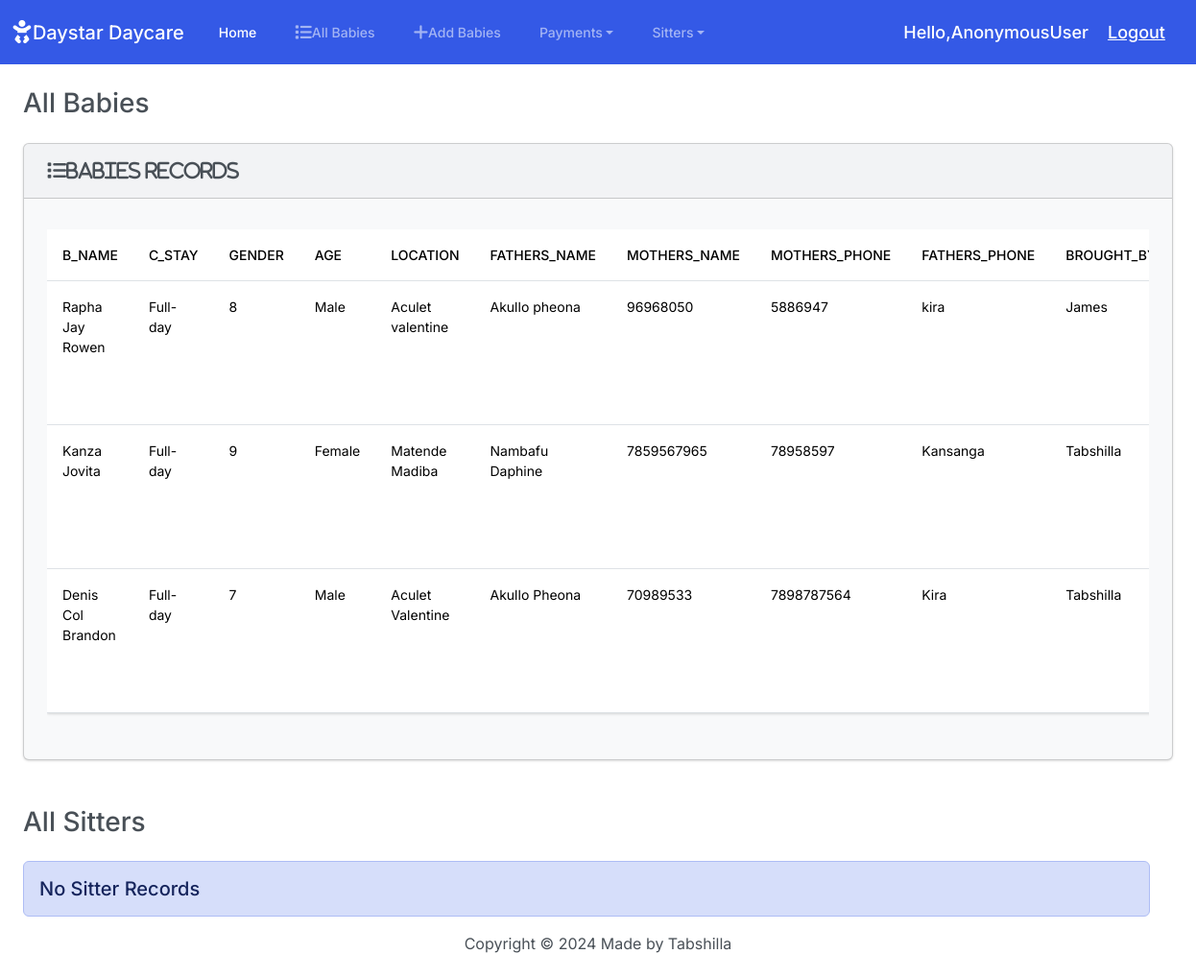
The page / on the database its author committed.
### DaystarApp/models.py (models this page shows, shortened)
class Baby(models.Model):
    GENDER_CHOICES = (
        ('Male', 'Male'),
        ('Female', 'Female'),
    )
    B_name = models.CharField(max_length=200,null=True,blank=True)
    c_stay = models.ForeignKey(Categorystay,on_delete = models.CASCADE,null=True,blank = True)
    Gender = models.CharField(max_length=10, choices=GENDER_CHOICES)
    age = models.IntegerField(null=True,blank=True,default=0)
    fathers_name = models.CharField(max_length= 255, null=True,blank=True)
    mothers_name = models.CharField(max_length= 255,null=True,blank=True)
    location = models.CharField(max_length= 255)
    mothers_phone = models.IntegerField(null= True)
    fathers_phone = models.IntegerField(null= True)
    brought_by = models.CharField(max_length=200, null=True, blank=True)
    timeIn = models.DateTimeField(null=True,blank=True)
    timeOut = models.DateTimeField(null=True,blank=True)
    baby_number = models.PositiveIntegerField()
    assign = models.ForeignKey(Sitter,on_delete=models.CASCADE, null= True, blank=True)

class Categorystay(models.Model):
    name = models.CharField(max_length=100,null=True, blank=True)
    def __str__(self):
        return self.name

### DaystarApp/views.py (the view)
# urls.py: path('', views.index, name='index'),
def index(request):
    babies = Baby.objects.all()
    return render(request, 'DaystarApp/index.html', {'babies':babies})

### DaystarApp/models.py (called while the page is built)
    def __str__(self):
        return self.S_name

### DaystarApp/templates/DaystarApp/index.html (shortened to what this page needs)
{% extends "DaystarApp/base.html" %}
{% block body %}
<h3 class="m-4">All Babies</h3>
<div class="row">
    <div class="col-12">
        {% if babies %}
        <div class="card bg-light ms-4 me-4 mb-4">
            <div class="card-header">
                <i class="fa-solid fa-list fa-lg">Babies Records</i>
            </div>
            <div class="card-body">
              <p class="card-text">
                <div class="table-responsive">
                    <table class="table table-hover">
                        <thead>
                          <tr>
                            <th scope="col">B_name</th>
                            <th scope="col">c_stay</th>
                            <th scope="col">Gender</th>
                            <th scope="col">age</th>
                            <th scope="col">location</th>
                            <th scope="col">fathers_name</th>
                            <th scope="col">mothers_name</th>
                            <th scope="col">mothers_phone</th>
                            <th scope="col">fathers_phone</th>
                            <th scope="col">brought_by</th>
                          </tr>
                        </thead>
                        <tbody>
                          {% for Baby in babies %}
                          <tr>
                            <td>{{ Baby.B_name }}</td>
                            <td>{{ Baby.c_stay }}</td>
                            <td>{{ Baby.age }}</td>
                            <td>{{ Baby.Gender }}</td>
                            <td>{{ Baby.fathers_name }}</td>
                            <td>{{ Baby.mothers_name }}</td>
                            <td>{{ Baby.fathers_phone }}</td>
                            <td>{{ Baby.mothers_phone }}</td>
                            <td>{{ Baby.location }}</td>
                            <td>{{ Baby.brought_by }}</td>
                          </tr>
                          {%  endfor %}
                        </tbody>
                      </table>
                </div>
              </p>
        {% else %}
        <h5 class="alert alert-primary ms-4 me-4">No Baby Records</h5>
      {% endif %}
    </div>
  </div>
</div>
<h3 class="m-4">All Sitters</h3>
<div class="row">
    <div class="col-12">
        {% if sitters %}
        <div class="card bg-light ms-4 me-4 mb-4">
            <div class="card-header">
                <i class="fa-solid fa-list fa-lg">Sitters Records</i>
            </div>
            <div class="card-body">
                <p class="card-text">
                    <div class="table-responsive">
                        <table class="table table-hover">
                            <thead>
                                <tr>
                                    <th scope="col">S_name</th>
                                    <th scope="col">Gender</th>
                                    <th scope="col">next_of_kin</th>
                                    <th scope="col">location</th>
                                    <th scope="col">recommenders_name</th>
                                    <th scope="col">religion</th>
                                    <th scope="col">NIN</th>
                                    <th scope="col">education_level</th>
                                    <th scope="col">contact</th>
                                    <th scope="col">Actions</th>
                                </tr>
                            </thead>
                            <tbody>
                                {% for Sitter in sitters %}
                                <tr>
                                    <td>{{ Sitter.S_name }}</td>
                                    <td>{{ Sitter.Gender }}</td>
                                    <td>{{ Sitter.next_of_kin }}</td>
                                    <td>{{ Sitter.location }}</td>
                                    <td>{{ Sitter.recommenders_name }}</td>
                                    <td>{{ Sitter.religion }}</td>
                                    <td>{{ Sitter.NIN }}</td>
                                    <td>{{ Sitter.education_level }}</td>
                                    <td>{{ Sitter.contact }}</td>
                                    <td>
                                        <button type="button" class="btn btn-success me-1" href="{% url 'view_sitter' Sitter.id %}" data-bs-toggle="modal" data-bs-target="#myModal{{Sitter.id}}">
                                            <i class="fa-solid fa-circle-info fa-lg"></i>
                                        </button>
                                        <div class="modal" id="myModal{{ Sitter.id }}" tabindex="-1" aria-labelledby="myModalLabel{{ Sitter.id }}" aria-hidden="true">
                                            <div class="modal-dialog" role="document">
                                                <div class="modal-content">
                                                    <div class="modal-header">
                                                        <h5 class="modal-title" id="myModalLabel{{ Sitter.id }}">
                                                            Sitter: {{ Sitter.S_name }}
                                                        </h5>
                                                        <button type="button" class="btn-close" data-bs-dismiss="modal" aria-label="Close">
                                                            <span aria-hidden="true"></span>
                                                        </button>
                                                    </div>
                                                    <div class="modal-body">
                                                        <ul class="list-unstyled">
                                                            <li>S_name:<strong>{{ Sitter.S_name }}</strong> </li>
                                                            <li>Gender:<strong>{{ Sitter.Gender }}</strong> </li>
                                                            <li>next_of_kin:<strong>{{ Sitter.next_of_kin }}</strong> </li>
                                                            <li>location:<strong>{{ Sitter.location }}</strong> </li>
                                                            <li>recommenders_name:<strong>{{ Sitter.recommenders_name }}</strong> </li>
                                                            <li>religion:<strong>{{ Sitter.religion}}</strong> </li>
                                                            <li>NIN:<strong>{{ Sitter.NIN }}</strong> </li>
                                                            <li>education_level:<strong>{{ Sitter.education_level }}</strong> </li>
                                                            <li>contact:<strong>{{ Sitter.contact }}</strong> </li>
                                                        </ul>
                                                    </div>
                                                    <div class="modal-footer">
                                                        <button type="button" class="btn btn-primary" data-bs-dismiss="modal">Close</button>
                                                    </div>
                                                </div>
                                            </div>
                                        </div>
                                        <a class="btn btn-warning me-1" href="{% url 'editsitter' Sitter.id %}">
                                            <i class="fa-solid fa-pen-to-square fa-lg"></i>
                                        </a>
                                        <button type="button" class="btn btn-danger" data-bs-toggle="modal" data-bs-target="#delete{{ Sitter.id }}">
                                            <i class="fa-solid fa-trash fa-lg"></i>
                                        </button>
                                        <div class="modal" id="delete{{ Sitter.id }}" tabindex="-1" aria-labelledby="myModalLabel{{ Sitter.id }}" aria-hidden="true">
                                            <div class="modal-dialog" role="document">
                                                <div class="modal-content">
                                                    <div class="modal-header">
                                                        <h5 class="modal-title" id="myModalLabel{{ Sitter.id }}">
                                                            Sitter: {{ Sitter.S_name }}
                                                        </h5>
                                                        <button type="button" class="btn-close" data-bs-dismiss="modal" aria-label="Close">
                                                            <span aria-hidden="true"></span>
                                                        </button>
                                                    </div>
                                                    <div class="modal-body">
                                                        <p>
                                                            Are you sure you want to delete the Sitter
                                                        </p>
                                                    </div>
                                                    <div class="modal-footer">
                                                        <form action="{% url 'deletesitter' Sitter.id %}" method="POST">
                                                            {% csrf_token %}
                                                            <input type="submit" class="btn btn-primary" value="Delete">
                                                        </form>
                                                        <button type="button" class="btn btn-secondary" data-bs-dismiss="modal">Cancel</button>
                                                    </div>
                                                </div>
                                            </div>
                                        </div>
                                    </td>
                                </tr>
                                {% endfor %}
                            </tbody>
                        </table>
                    </div>
                </p>
            </div>
        </div>
         {% else %}
       <h5 class="alert alert-primary ms-4 me-4">No Sitter Records</h5>
         {% endif %}
    </div>
</div>
{% endblock body %}

### DaystarApp/templates/DaystarApp/base.html (shortened to what this page needs)
{% load static %}
<!DOCTYPE html>
<html lang="en">
<head>
    <link rel="stylesheet" href="https://cdnjs.cloudflare.com/ajax/libs/font-awesome/6.5.2/css/all.min.css" >
    <link href="{% static 'css/bootstrap.min.css' %}" rel="stylesheet">
</head>
<body class="d-flex flex-column min-vh-100">
    <nav class="navbar navbar-expand-lg bg-primary" data-bs-theme="dark">
        <div class="container-fluid">
          <a class="navbar-brand" href="{% url 'index' %}">
            <i class="fa-solid fa-baby fa-lg"></i>Daystar Daycare</a>
          <div class="collapse navbar-collapse" id="navbarColor01">
            <ul class="navbar-nav me-auto">
              <li class="nav-item">
                <a class="nav-link active" href="{% url 'home' %}">Home
                </a>
              </li>
              <li class="nav-item">
                <a class="nav-link" href="{% url 'index' %}">
                    All Babies</a>
              </li>
              <li class="nav-item">
                <a class="nav-link" href="{% url 'add' %}">
                    Add Babies</a>
              </li>
              <li class="nav-item dropdown">
                <a class="nav-link dropdown-toggle" data-bs-toggle="dropdown" href="#" role="button" aria-haspopup="true" aria-expanded="false">Payments</a>
              <li class="nav-item dropdown">
                <a class="nav-link dropdown-toggle" data-bs-toggle="dropdown" href="#" role="button" aria-haspopup="true" aria-expanded="false">Sitters</a>
              </li>
            </ul>
            <span class="hello-msg">Hello,{{request.user}} </span>
            <span><a class="hello-msg" href="{% url 'logout' %}">Logout</a></span>
          </div>
        </div>
      </nav>
        {% block body %}
        {% endblock body %}
      </div>
      <footer class="mt-auto mb-4">
        <div class="text-center">
            <span>
                Copyright &copy; <script>document.write(new Date().getFullYear())</script> Made by Tabshilla
            </span>
        </div>
      </footer>
</body>
</html>

### DaystarApp/templates/DaystarApp/base.html (style rules this page uses)
.hello-msg { color: white; font-size: 18px; margin-right: 20px }

### rows shown on the page
Baby: B_name "Rapha Jay Rowen", c_stay "Full-day", age "8", Gender "Male", fathers_name "Aculet valentine", mothers_name "Akullo pheona", fathers_phone "96968050", mothers_phone "5886947", location "kira", brought_by "James"
Baby: B_name "Kanza Jovita", c_stay "Full-day", age "9", Gender "Female", fathers_name "Matende Madiba", mothers_name "Nambafu Daphine", fathers_phone "7859567965", mothers_phone "78958597", location "Kansanga", brought_by "Tabshilla"
Baby: B_name "Denis Col Brandon", c_stay "Full-day", age "7", Gender "Male", fathers_name "Aculet Valentine", mothers_name "Akullo Pheona", fathers_phone "70989533", mothers_phone "7898787564", location "Kira", brought_by "Tabshilla"

### other values the page prints
{{ request.user }} "AnonymousUser"
